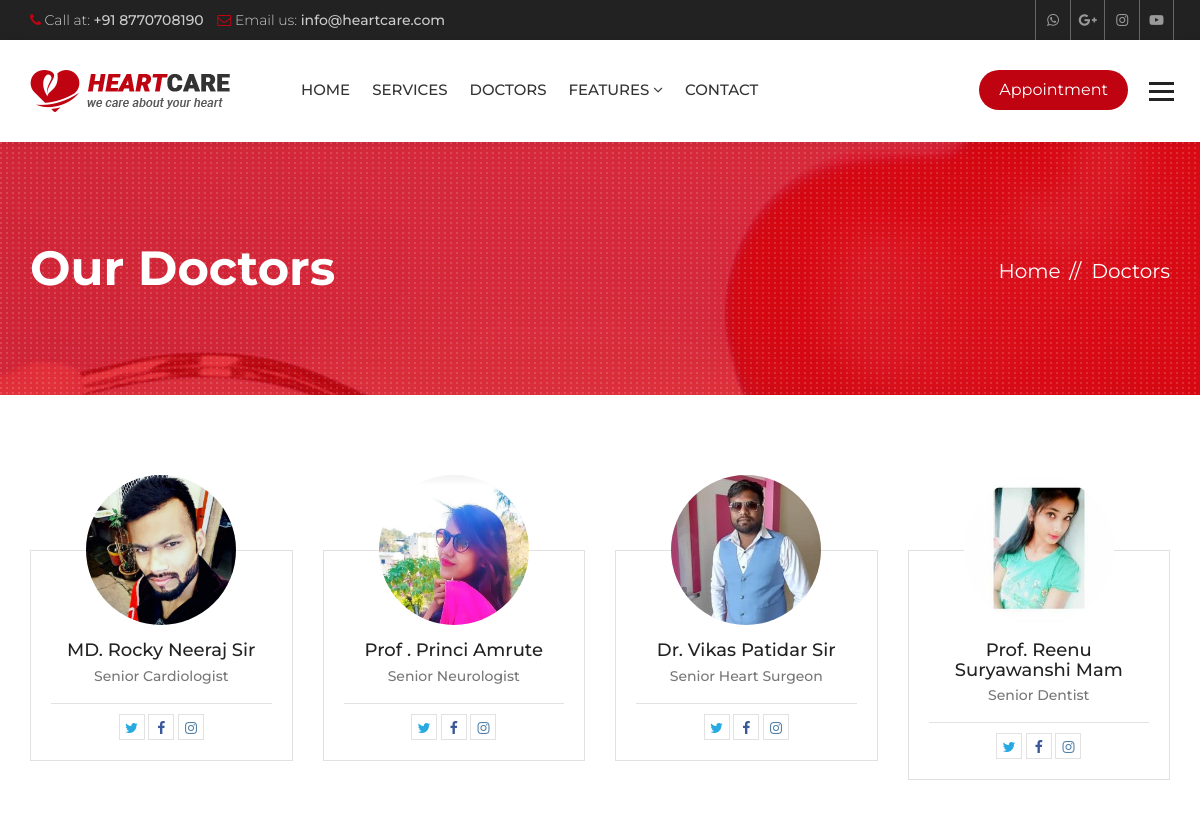
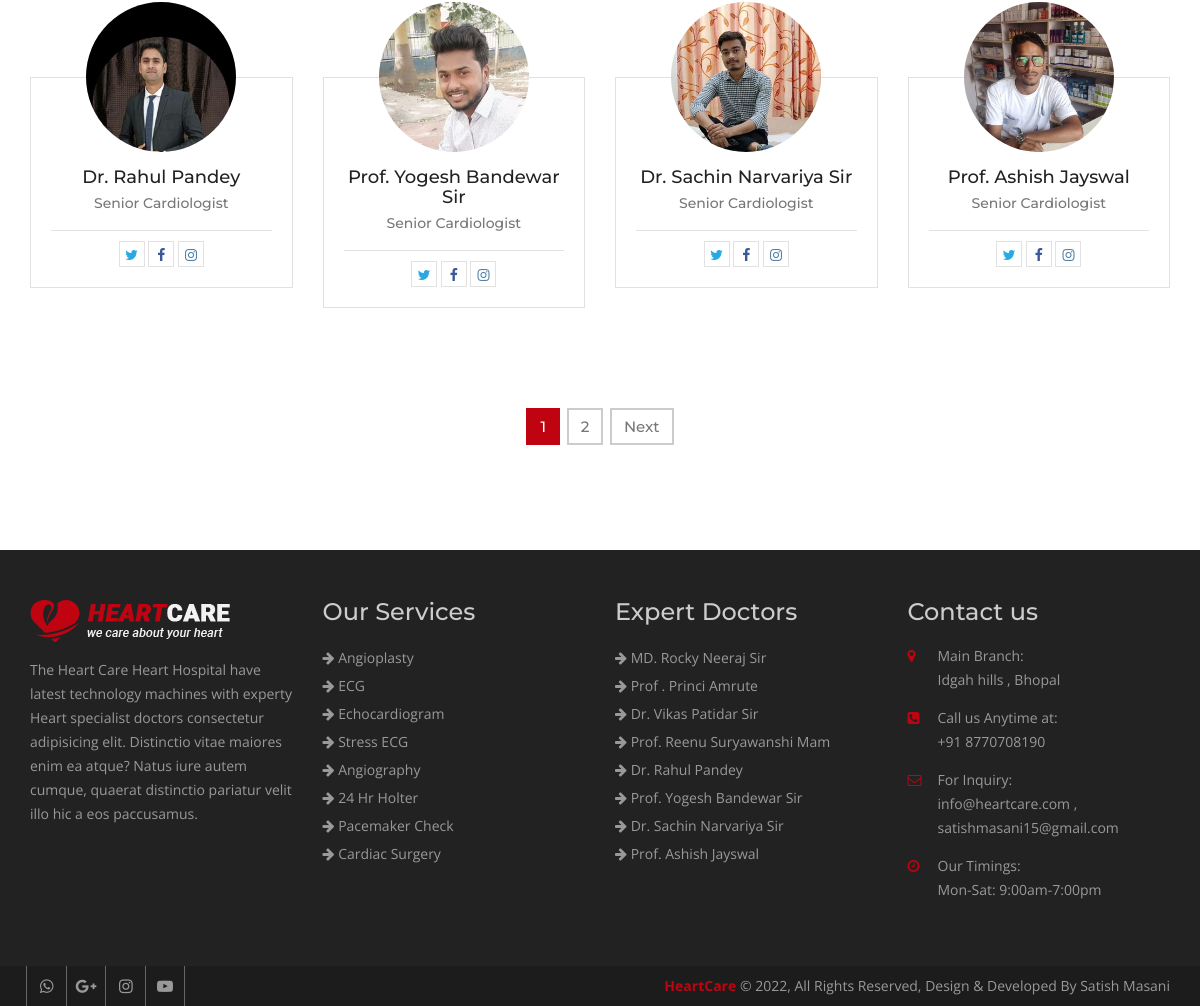
The app's page /doctors/ with its own data (2 pictures, top to bottom).
### hospital/models.py (models this page shows, shortened)
class Doctor(models.Model):
    name = models.CharField(max_length=120)
    speciality = models.CharField(max_length=120)
    picture = models.ImageField(upload_to="doctors/")
    details = models.TextField()
    experience = models.TextField()
    expertize = models.ManyToManyField(to='Expertize', related_name='doctors')
    twitter = models.CharField(max_length=120, blank=True, null=True)
    facebook = models.CharField(max_length=120, blank=True, null=True)
    instagram = models.CharField(max_length=120, blank=True, null=True)

class Service(models.Model):
    title = models.CharField(max_length=120)
    description = models.TextField()
    items = models.ManyToManyField(to='Item',)
    thumbnail = models.ImageField(upload_to='services/')
    cover = models.ImageField(upload_to='services/')
    image1 = models.ImageField(upload_to='services/', blank=True, null=True)
    image2 = models.ImageField(upload_to='services/', blank=True, null=True)

### hospital/views.py (the view)
# urls.py: path('doctors/', views.DoctorListView.as_view(), name="doctors"),
class DoctorListView(ListView):
    template_name = 'hospital/team.html'
    queryset = Doctor.objects.all()
    paginate_by = 8

### hospital/context_processors.py (called while the page is built)
def footer_content(request):
    services = Service.objects.all()
    doctors = Doctor.objects.all()
    context = {
        'services': services,
        'doctors': doctors
    }
    return context

### templates/hospital/team.html (shortened to what this page needs)
{% extends 'base.html' %}
{% block maincontent %}
<div class="inner-banner">
  <div class="container">
    <div class="row">
      <div class="col-md-7">
        <h1>Our Doctors</h1>
      </div>
      <div class="col-md-5">
        <ol class="breadcrumb">
          <li><a href="{% url 'index' %}">Home</a></li>
          <li class="active">Doctors</li>
        </ol>
      </div>
    </div>
  </div>
</div>
<div class="main-content">
  <div class="team-page">
    <div class="container">
      <div class="row">
        {% for doctor in object_list %}
        <div class="col-md-3 col-sm-6">
          <div class="team-box mb50">
            <div class="team-thumb">  <img src="{{ doctor.picture.url }}" alt=""></div>
            <div class="team-text">
              <h5><a href="{% url 'doctor_details' doctor.id %}">{{ doctor.name }}</a></h5>
              <strong>{{ doctor.speciality }}</strong>
              <ul class="team-social">
                {% if doctor.twitter %}
                <li><a class="tw" href="{{ doctor.twitter }}"><i class="fa fa-twitter" aria-hidden="true"></i></a></li>
                {% endif %}
                {% if doctor.facebook %}
                <li><a class="fb" href="{{ doctor.facebook }}"><i class="fa fa-facebook" aria-hidden="true"></i></a>
                </li>
                {% endif %}
                {% if doctor.instagram %}
                <li><a class="insta" href="{{ doctor.instagram }}"><i class="fa fa-instagram"
                      aria-hidden="true"></i></a></li>
                {% endif %}
              </ul>
            </div>
          </div>
        </div>
        {% endfor %}
      </div>
      <div class="row">
        <div class="col-md-12">
          {% if is_paginated %}
          {% include 'partials/_pagination.html' %}
          {% endif %}
        </div>
      </div>
    </div>
  </div>
</div>
{% endblock maincontent %}

### templates/partials/_footer.html
{% load static %}
<footer class="footer">
  <div class="footer-widgets">
    <div class="container">
      <div class="row">
        <div class="col-md-3 col-sm-6">
          <div class="widget"> <img class="ft-logo" src="{% static 'heartcare/images/footer-logo.png' %}" alt="">
            <p>The Heart Care Heart Hospital have latest technology machines with experty Heart specialist doctors
              consectetur adipisicing elit. Distinctio vitae maiores enim ea atque? Natus iure autem cumque, quaerat
              distinctio pariatur velit illo hic a eos paccusamus. </p>
          </div>
        </div>
        <div class="col-md-3 col-sm-6">
          <div class="widget">
            <h3>Our Services</h3>
            <ul>
              {% for service in services|slice:':8' %}
              <li><a href="{% url 'service_details' service.id %}"><i class="fa fa-arrow-right"></i>
                  {{service.title }}</a></li>
              {% endfor %}
            </ul>
          </div>
        </div>
        <div class="col-md-3 col-sm-6">
          <div class="widget">
            <h3>Expert Doctors</h3>
            <ul>
              {% for doctor in doctors|slice:':8' %}
              <li><a href="{% url 'doctor_details' doctor.id %}"><i class="fa fa-arrow-right"></i> {{ doctor.name }}</a>
              </li>
              {% endfor %}
            </ul>
          </div>
        </div>
        <div class="col-md-3 col-sm-6">
          <div class="widget">
            <h3>Contact us</h3>
            <address>
              <ul>
                <li> <span class="icon"><i class="fa fa-map-marker" aria-hidden="true"></i></span> <span
                    class="add-text"><strong>Main Branch:</strong> Idgah hills , Bhopal</span> </li>
                <li> <span class="icon"><i class="fa fa-phone-square" aria-hidden="true"></i></span> <span
                    class="add-text"><strong>Call us Anytime at:</strong> +91 8770708190</span> </li>
                <li> <span class="icon"><i class="fa fa-envelope-o" aria-hidden="true"></i></span> <span
                    class="add-text"><strong>For Inquiry:</strong> info@heartcare.com , satishmasani15@gmail.com</span> </li>
                <li> <span class="icon"><i class="fa fa-clock-o" aria-hidden="true"></i></span> <span
                    class="add-text"><strong>Our Timings:</strong> Mon-Sat: 9:00am-7:00pm</span> </li>
              </ul>
            </address>
          </div>
        </div>
      </div>
    </div>
  </div>
  <div class="footer-cr">
    <div class="container">
      <div class="row">
        <div class="col-md-6">
          <div class="footer-social"> <a href="#"><i class="fa fa-whatsapp" aria-hidden="true"></i></a> </a> <a href="#"><i class="fa fa-google-plus"
                aria-hidden="true"></i></a> <a href="#"><i class="fa fa-instagram" aria-hidden="true"></i></a> <a
              href="#"><i class="fa fa-youtube-play" aria-hidden="true"></i></a>
          </div>
        </div>
        <div class="col-md-6">
          <p><strong>HeartCare</strong> © {% now 'Y' %}, All Rights Reserved, Design & Developed By Satish Masani</p>
        </div>
      </div>
    </div>
  </div>
</footer>

### heartcare/static/heartcare/css/custom.css (style rules this page uses)
html body { font-family: 'Open Sans', sans-serif; color: #777777; font-size: 14px; }
p { line-height: 24px; }
body h1, body h2, body h3, body h4, body h5, body h6 { font-family: 'Montserrat', sans-serif; margin: 0px; }
body h1 { font-size: 48px; }
body h3 { font-size: 24px; }
body h5 { font-size: 18px; }
.inner-banner { background: url(../images/inner.jpg) no-repeat top center; position: relative; width: 100%; float: left; padding: 100px 0 100px; background-color: #bf0311; z-index: 0; }
.inner-banner:after { background: url(../images/patt.png); position: absolute; left: 0; top: 0; content: ""; width: 100%; height: 100%; }
.inner-banner .container { position: relative; z-index: 99; }
.inner-banner h1 { color: #fff; font-weight: 700; }
.inner-banner .breadcrumb { text-align: right; background: none; padding: 0px; margin: 15px 0 0; }
.inner-banner .breadcrumb>li, .inner-banner .breadcrumb>li a { color: #fff; font-size: 20px; font-family: 'Montserrat', sans-serif; }
.inner-banner .breadcrumb>li+li::before { color: #fff; content: "// "; padding: 0 5px; }
.main-content { width: 100%; float: left; padding: 50px 0; }
.team-box { width: 100%; float: left; }
.team-box .team-thumb { overflow: hidden; position: relative; width: 150px; height: 150px; border-radius: 100%; margin: 0 auto -75px; }
.team-thumb>img { height: auto; width: 100%; }
.team-box .team-thumb:after { position: absolute; left: 0; top: 0; width: 100%; height: 0; content: ""; background: rgba(191, 3, 17, .7); opacity: 0; transition: all ease-in-out 0.3s; -webkit-transition: all ease-in-out 0.3s; }
.team-box .team-text { border: 1px solid #e1e1e1; width: 100%; padding: 90px 20px 20px 20px; text-align: center; }
.team-text h5 { margin: 0 0 5px; font-weight: 500; color: #222; }
.team-text h5 a { color: #222; }
.team-text strong { font-family: 'Montserrat', sans-serif; font-weight: 500; font-size: 14x; color: #777777; }
.team-social { margin: 17px 0 0; padding: 10px 0 0; list-style: none; text-align: center; border-top: 1px solid #e2e2e2; }
.team-social li { display: inline-block; }
.team-social li a { display: block; border: 1px solid #e2e2e2; color: #9c9c9c; width: 26px; height: 26px; text-align: center; line-height: 26px; transition: all ease-in-out 0.3s; -webkit-transition: all ease-in-out 0.3s; }
.mb50 { margin-bottom: 50px; }
.team-page { width: 100%; float: left; padding: 30px 0; }
.footer { width: 100%; float: left; background: #222222; padding: 50px 0 0 0; }
.footer .widget { width: 100%; float: left; margin: 0 0 50px; }
.footer .widget ul { margin: 0px; padding: 0px; list-style: none; }
.footer .widget li { line-height: 28px; color: #999999; }
.footer .widget a { color: #999; }
.footer .widget h3 { margin: 0 0 20px; color: #cccccc; line-height: 24px; }
.ft-logo { margin-bottom: 16px; max-width: 100%; height: auto; }
.footer .widget p { line-height: 24px; color: #999999; }
.footer .widget address li { float: left; line-height: 24px; margin-bottom: 14px; width: 100%; }
.widget address .icon { width: 30px; float: left; color: #bf0311; }
.widget address .add-text { float: left; width: 80%; }
.widget address .add-text>strong { display: block; font-weight: 400; }
.footer-cr { width: 100%; float: left; clear: both; background: #1c1c1c; }
.footer-cr p { margin: 0px; line-height: 40px; color: #999999; text-align: right; }
.footer-cr p strong { color: #bf0311; }
.footer-social a { border-left: 1px solid #666666; color: #999999; display: inline-block; font-size: 16px; line-height: 40px; margin-left: -4px; text-align: center; width: 40px; }
.footer-social a:last-child { border-right: 1px solid #666666; }
.team-social li a.tw { color: #29a9e1; }
.team-social li a.fb { color: #3b5998; }
.team-social li a.insta { color: #5280a7; }

### records on screen
Doctor: picture (picture), name "MD. Rocky Neeraj Sir", speciality "Senior Cardiologist"
Doctor: picture (picture), name "Prof . Princi Amrute", speciality "Senior Neurologist"
Doctor: picture (picture), name "Dr. Vikas Patidar Sir", speciality "Senior Heart Surgeon"
Doctor: picture (picture), name "Prof. Reenu Suryawanshi Mam", speciality "Senior Dentist"
Doctor: picture (picture), name "Dr. Rahul Pandey", speciality "Senior Cardiologist"
Doctor: picture (picture), name "Prof. Yogesh Bandewar Sir", speciality "Senior Cardiologist"
Doctor: picture (picture), name "Dr. Sachin Narvariya Sir", speciality "Senior Cardiologist"
Doctor: picture (picture), name "Prof. Ashish Jayswal", speciality "Senior Cardiologist"
Service: title "Angioplasty"
Service: title "ECG"
Service: title "Echocardiogram"
Service: title "Stress ECG"
Service: title "Angiography"
Service: title "24 Hr Holter"
Service: title "Pacemaker Check"
Service: title "Cardiac Surgery"

### other values on screen
{{ page_num }} "1"
{{ page_num }} "2"
